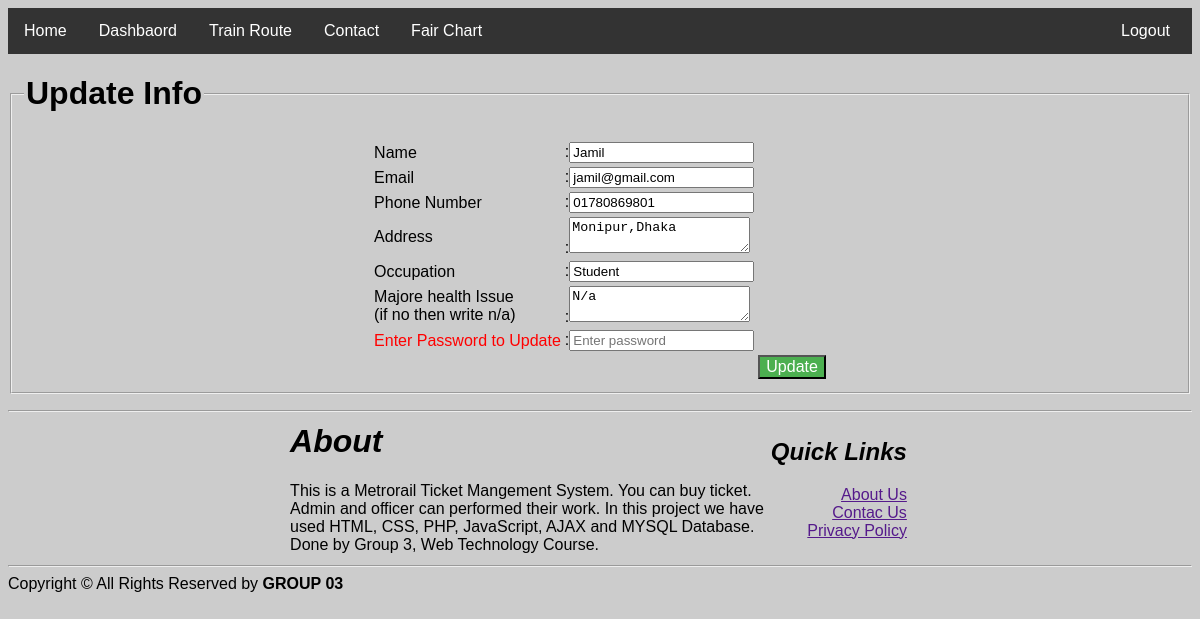
Page /user/update_user_info.php (signed in) on the committed database.
### tables this page shows
CREATE TABLE `user_info` (
  `name` text NOT NULL,
  `email` varchar(20) NOT NULL,
  `pswrd` text NOT NULL,
  `phn_number` text NOT NULL,
  `nid` int(13) NOT NULL,
  `adrs` text NOT NULL,
  `dob` text NOT NULL,
  `bl_group` varchar(5) NOT NULL,
  `gender` text NOT NULL,
  `ocpsn` text NOT NULL,
  `healt_issue` text NOT NULL,
  `user_count` int(11) NOT NULL
);

### user/models/db_config.php (called while the page is built, shortened)
<?php
	$db_server="localhost";
	$db_uname="root";
	$db_pass="";
	$db_name="web_project";
	function get($query){
		global $db_server,$db_uname,$db_pass,$db_name;
		$conn = mysqli_connect($db_server,$db_uname,$db_pass,$db_name);
		$data = array();
		if($conn){
			$result = mysqli_query($conn,$query);
			while($row = mysqli_fetch_assoc($result)){
				$data[] = $row;
			}
		}
		return $data;
	}
?>

### user/controllers/update_controller.php (called while the page is built, shortened)
<?php
 include_once 'models/db_config.php';
 $pass="";
 ?>

### user/update_user_info.php (the view, shortened to what this page needs)
<?php
 include_once 'models/db_config.php';
 include_once 'controllers/header.php';
 include_once 'controllers/update_controller.php';
 $email=$_SESSION["ulog"];
 $query = "SELECT name, email,pswrd, phn_number, nid,adrs,dob,bl_group,gender,ocpsn,healt_issue,user_count FROM `user_info` WHERE email='$email'";
 $result=get($query);
?>
<html>
     <head>
     </head>
 <body>
         <form action="" onsubmit="return validate()" method="post">
             <fieldset>
                 <legend><h1>Update Info</h1></legend>
             <table align="center">
                 <tr>
                     <td>
                         Name
                     </td>
                     <td>
                         :<input id="name" type="text" name="name" value="<?php foreach ($result as $row){ echo "$row[name]";}?>" placeholder="Enter full name">
                     </td>
                     <td>
                     </td>
                 </tr>
                 <tr>
                     <td>
                         Email
                     </td>
                     <td>
                         :<input id="email" type="text" name="email" value="<?php foreach ($result as $row){ echo "$row[email]";}?>" placeholder="Enter a valid email">
                     </td>
                     <td>
                     </td>
                 </tr>
                 <tr>
                     <td>
                         Phone Number
                     </td>
                     <td>
                         :<input id="phone" type="text" name="phn" value="<?php foreach ($result as $row){ echo "$row[phn_number]";}?>" placeholder="Valid phone number">
                     </td>
                     <td>
                     </td>
                 </tr>
                 <tr>
                     <td>
                         Address
                     </td>
                     <td>
                         :<textarea id="adrs" name="adrs" placeholder="Enter full address"><?php foreach ($result as $row){ echo "$row[adrs]";}?></textarea>
                     </td>
                     <td>
                     </td>
                 </tr>
                 <tr>
                     <td>
                         Occupation
                     </td>
                     <td>
                         :<input id="opsn" type="text" name="opsn" value="<?php foreach ($result as $row){ echo "$row[ocpsn]";}?>" placeholder="Enter occupation">
                     </td>
                     <td>
                     </td>
                 </tr>
                 <tr>
                     <td>
                         Majore health Issue<br>
                         (if no then write n/a)
                     </td>
                     <td>
                         :<textarea id="health" name="health"  placeholder="Mention if any"><?php foreach ($result as $row){ echo "$row[healt_issue]";}?></textarea>
                     </td>
                     <td>
                     </td>
                 </tr>
                 <tr>
                   <td>
                    <p style="color: red">Enter Password to Update</p>
                   </td>
                   <td>
                       :<input id="password" type="password"  name="password" value="<?php echo $pass;?>" placeholder="Enter password">
                   </td>
                   <td>
                   </td>
                </tr>
                 <tr>
                     <td>
                     </td>
                     <td>
                     </td>
                     <td>
                     <input type="submit" name="update" value="Update">
                     </td>
                 </tr>
             </table>
         </fieldset>
     </form>
 </body>
</html>
<?php
include 'controllers/footer.php';
?>

### user/controllers/header.php (style rules this page uses)
body { font-family: Arial, Helvetica, sans-serif; background-color: rgb(204, 204, 204); }
input[type=submit] { font-size: 16px; color: white; text-align: center; text-decoration: none; background-color: #4CAF50; }

### user/update_user_info.php (style rules this page uses)
body { background-color: rgb(204, 204, 204); }

### rows in the picture
user_info: name "Jamil", email "jamil@gmail.com", phn "01780869801", adrs "Monipur,Dhaka", opsn "Student", health "N/a"
